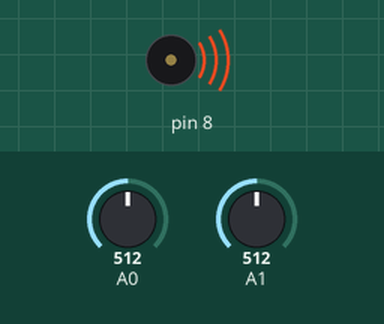
Bench run of a sketch on a simulated Arduino Uno, built with avr-gcc and run on an emulated ATmega328P. On the bench: buzzer (waves = sounding). The inputs (shaded band) are chosen by the test bench; at power-on: A0 = 512, A1 = 512.

Above: at 1.2 s.
1.3 s: A0 set to 0
At 2.5 s:
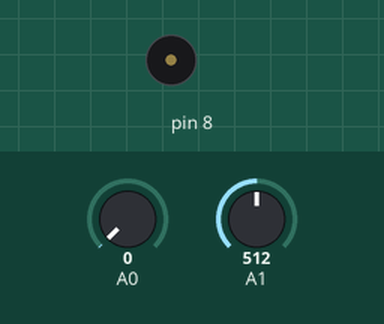
2.8 s: A0 set to 122
At 3.7 s:
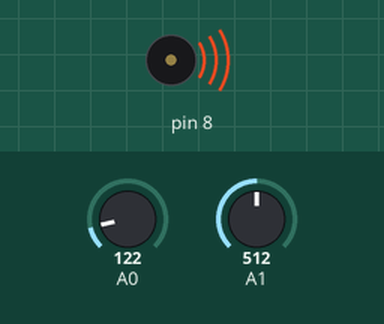
Timing chart, 0 to 5.8 s (numbered marks = the images above; inputs shaded):
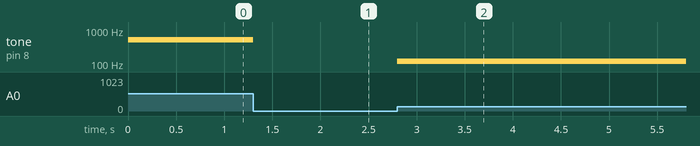

The sketch:

week11-1.ino
```cpp
//week11-1-arduino_joystick
//加入joystick_A0_A1
void setup() {
  // put your setup code here, to run once:

}

void loop() {
  // put your main code here, to run repeatedly:
  int x=analogRead(A0);//讀入x
  int y=analogRead(A1);//
  tone(8,x);//有聲音
}
```

Measured:
- after the input at 1.3 s, tone on pin 8: 512 Hz → silent at once
- after the input at 2.8 s, tone on pin 8: silent → 122 Hz at once
